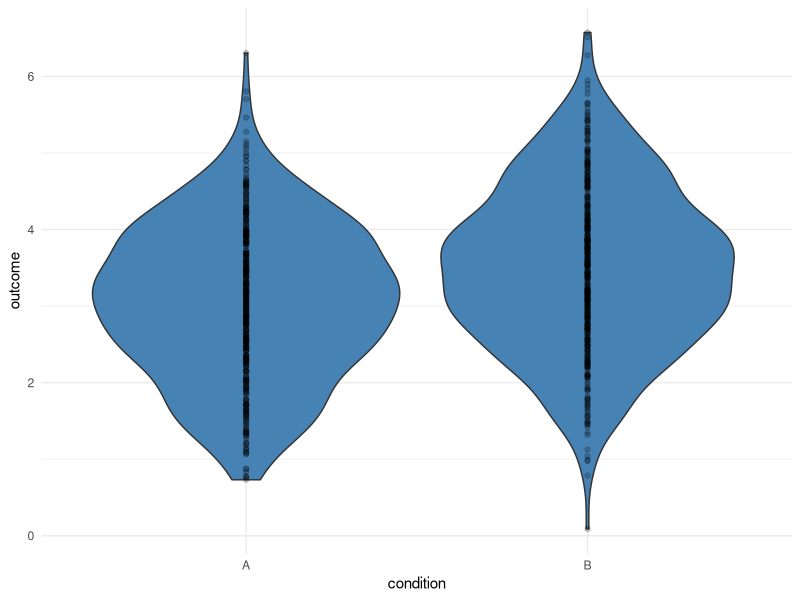

The R script that drew this image: (Note: this script raises an error after producing the figure.)
## ---- chunk 1
#| label: setup
#| message: false
library(MASS)
library(mgcv)
library(tidyverse)
library(marginaleffects)

theme_set(theme_minimal())

options(
  knitr.kable.NA = "",
  digits = 2
)

# Set number of loops in the power simulations
s <- 1000
## ---- chunk 2
#| label: scenario-2-groups
# Parameters
intercept <- 3
b <- 0.5
sigma <- 1
n <- 1000

# Simulate
x <- rep(0:1, each = n / 2)
y <- rnorm(n = n, mean = intercept, sd = sigma)
y <- y + x * b

# Prepare data
data <- tibble(
  condition = factor(x, labels = LETTERS[1:2]),
  outcome = y
)
## ---- chunk 3
#| label: visualization
ggplot(data, aes(x = condition, y = outcome)) +
  geom_violin(fill = "steelblue") +
  geom_point(alpha = .2)
## ---- chunk 4
#| label: models
lm <- lm(outcome ~ condition, data = data)
summary(lm)

gam <- gam(outcome ~ condition, data = data)
summary(gam)
## ---- chunk 5
#| label: scenario-correlation
# Parameters
n <- 10000
r <- 0.5

x <- rnorm(n = n, mean = 0, sd = 1)
y <- rnorm(n = n, mean = 0, sd = 1)
y <- scale(x) * r + scale(residuals(lm(y ~ x))) * sqrt(1 - r * r)

cor(x, y)

# Prepare parameters
Sigma <- matrix(
  data = c(
    SDs[1]^2, SDs[1] * SDs[2] * r,
    SDs[1] * SDs[2] * r, SDs[2]^2
  ),
  nrow = length(SDs),
  ncol = length(SDs)
)

# Simulate with empirical = TRUE so the estimates are guaranteed to match the
# parameter values
samples <- mvrnorm(N, mu = Ms, Sigma = Sigma, empirical = TRUE)

# Prepare data
colnames(samples) <- LETTERS[1:length(Ms)]

data <- as_tibble(samples)
## ---- chunk 6
#| label: visualization
ggplot(data, aes(x = A, y = B)) +
  geom_point(alpha = .2)
## ---- chunk 7
#| label: scenario-2-groups
# Parameters
Ms <- c(3, 3)
SDs <- c(1, 1)
r <- 0.5
N <- 100

# Prepare parameters
Sigma <- matrix(
  data = c(
    SDs[1]^2, SDs[1] * SDs[2] * r,
    SDs[1] * SDs[2] * r, SDs[2]^2
  ),
  nrow = length(SDs),
  ncol = length(SDs)
)

# Simulate with empirical = TRUE so the estimates are guaranteed to match the
# parameter values
samples <- mvrnorm(N, mu = Ms, Sigma = 0.001 * Sigma, empirical = TRUE)

offset <- seq(0, 2, length = N)

# Prepare data
colnames(samples) <- LETTERS[1:length(Ms)]

data <- samples |>
  as_tibble() |>
  mutate(
    A = A + exp(3 * offset),
    B = B + offset
  )
## ---- chunk 8
#| label: visualization
ggplot(data, aes(x = A, y = B)) +
  geom_point(alpha = .2)
